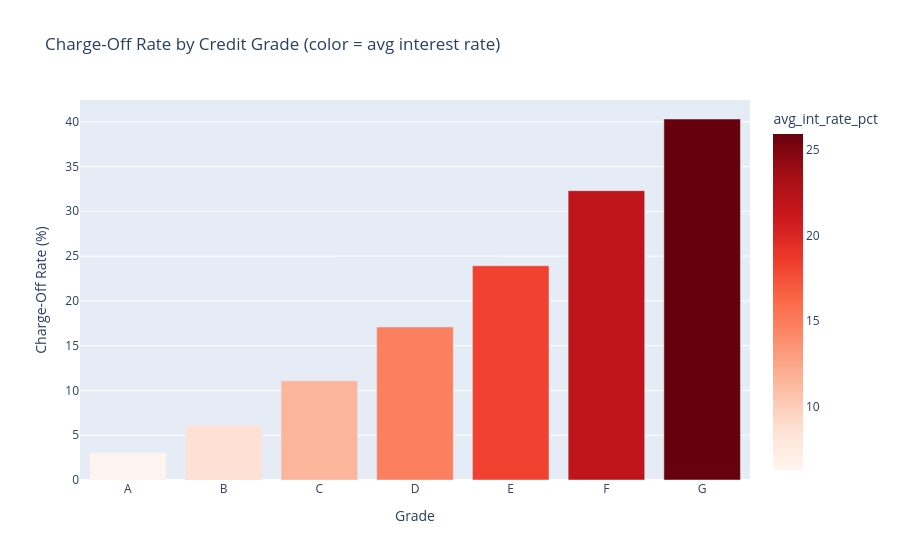

Notebook code cell kept with this figure:
### Code cell
charge_off_by_grade = loans.groupby("grade").agg(
    total_loans=("loan_id", "count"),
    charge_off_rate_pct=("loan_status", lambda s: (s == "Charged Off").mean() * 100),
    avg_int_rate_pct=("int_rate", lambda s: s.mean() * 100),
).reset_index()

fig = px.bar(charge_off_by_grade, x="grade", y="charge_off_rate_pct",
             color="avg_int_rate_pct", color_continuous_scale="Reds",
             title="Charge-Off Rate by Credit Grade (color = avg interest rate)",
             labels={"charge_off_rate_pct": "Charge-Off Rate (%)", "grade": "Grade"})
%pip install "nbformat>=4.2.0"

fig.show()
charge_off_by_grade

### Figure 1 — Plotly figure (JSON) as saved in the notebook; plotly's stock layout.template omitted (floating-point values rounded to 4 significant figures)
{"data": [{"hovertemplate": "Grade=%{x}<br>Charge-Off Rate (%)=%{y}<br>avg_int_rate_pct=%{marker.color}<extra></extra>", "legendgroup": "", "marker": {"color": [6.304, 8.6, 11.5, 14.81, 18.2, 21.9, 25.92], "coloraxis": "coloraxis", "pattern": {"shape": ""}}, "name": "", "orientation": "v", "showlegend": false, "textposition": "auto", "type": "bar", "x": ["A", "B", "C", "D", "E", "F", "G"], "xaxis": "x", "y": [3.072, 6.096, 11.07, 17.08, 23.92, 32.3, 40.3], "yaxis": "y"}], "layout": {"barmode": "relative", "coloraxis": {"autocolorscale": false, "colorbar": {"title": {"text": "avg_int_rate_pct"}}, "colorscale": [[0, "rgb(255,245,240)"], [0.125, "rgb(254,224,210)"], [0.25, "rgb(252,187,161)"], [0.375, "rgb(252,146,114)"], [0.5, "rgb(251,106,74)"], [0.625, "rgb(239,59,44)"], [0.75, "rgb(203,24,29)"], [0.875, "rgb(165,15,21)"], [1, "rgb(103,0,13)"]]}, "legend": {"tracegroupgap": 0}, "title": {"text": "Charge-Off Rate by Credit Grade (color = avg interest rate)"}, "xaxis": {"anchor": "y", "domain": [0, 1], "title": {"text": "Grade"}}, "yaxis": {"anchor": "x", "domain": [0, 1], "title": {"text": "Charge-Off Rate (%)"}}}}
